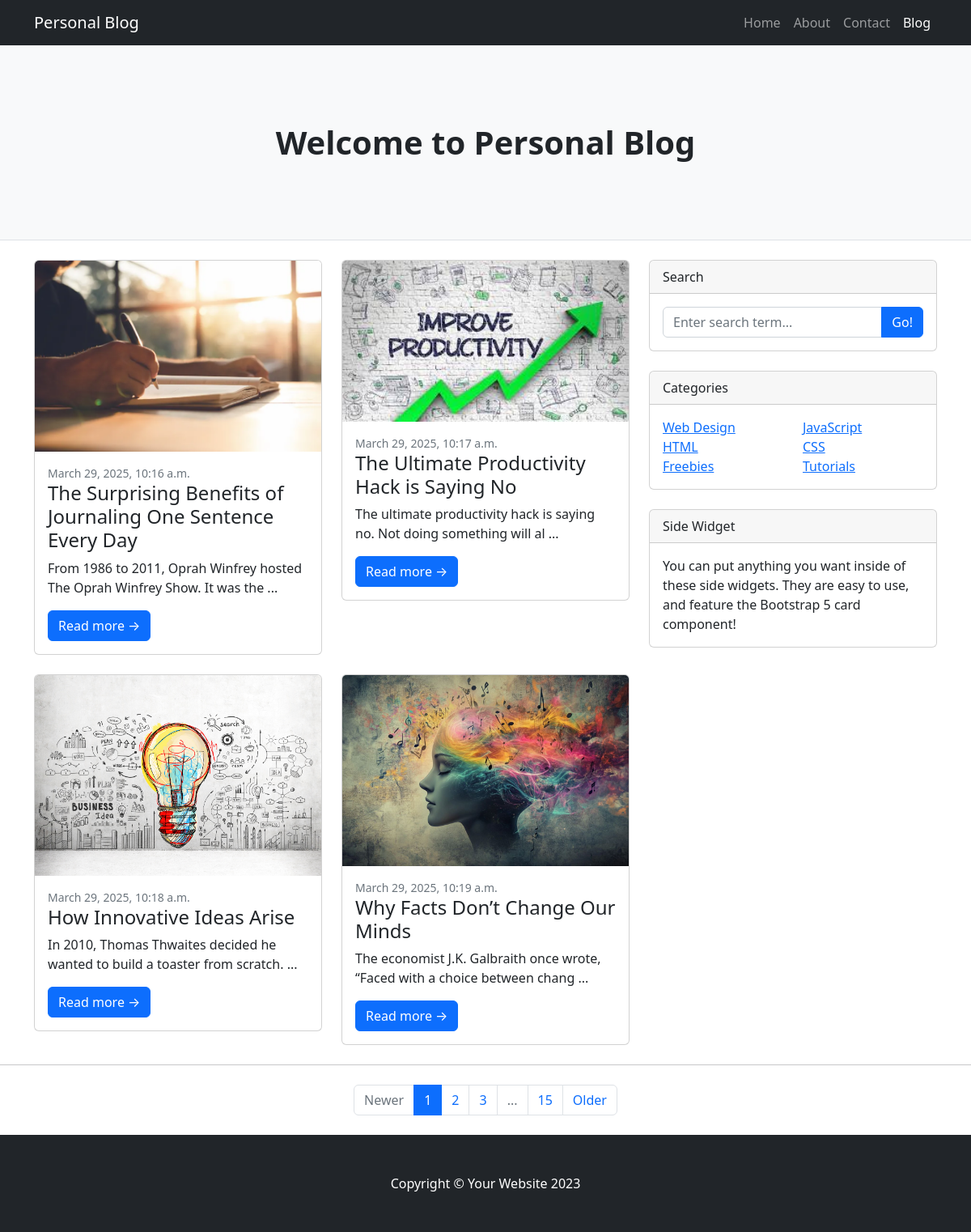
The page / on the database its author committed.
### home/models.py (models this page shows, shortened)
class Article(models.Model):
    title = models.CharField(max_length=100)
    author = models.ForeignKey(User, on_delete=models.CASCADE)
    content = models.TextField()
    created_at = models.DateTimeField(auto_now_add=True)
    updated_at = models.DateTimeField(auto_now=True)
    img = models.ImageField(upload_to="static/img", null=True, blank=True)

### home/views.py (the view)
# urls.py: path('', HomePageView.as_view(), name='home'),
class HomePageView(ListView):
    model = Article
    template_name = 'home/home.html'

### home/templates/home/home.html (shortened to what this page needs)
{% load static %}
<!DOCTYPE html>
<html lang="en">
<head>
    <link href="{% static 'css/styles.css' %}" rel="stylesheet"/>
</head>
<body>
<nav class="navbar navbar-expand-lg navbar-dark bg-dark">
    <div class="container">
        <a class="navbar-brand" href="#">Personal Blog</a>
        <div class="collapse navbar-collapse" id="navbarSupportedContent">
            <ul class="navbar-nav ms-auto mb-2 mb-lg-0">
                <li class="nav-item"><a class="nav-link" href="#">Home</a></li>
                <li class="nav-item"><a class="nav-link" href="#">About</a></li>
                <li class="nav-item"><a class="nav-link" href="#">Contact</a></li>
                <li class="nav-item"><a class="nav-link active" aria-current="page" href="#">Blog</a></li>
            </ul>
        </div>
    </div>
</nav>
<header class="py-5 bg-light border-bottom mb-4">
    <div class="container">
        <div class="text-center my-5">
            <h1 class="fw-bolder">Welcome to Personal Blog</h1>
        </div>
    </div>
</header>
<div class="container">
    <div class="row">
        <div class="col-lg-8">
            <div class="row">
                {% for article in object_list %}
                    <div class="col-lg-6">
                        <div class="card mb-4">
                            <a href="#"><img class="card-img-top" src="{{ article.img.url }}" alt="..."/></a>
                            <div class="card-body">
                                <div class="small text-muted">{{ article.created_at }}</div>
                                <h2 class="card-title h4">{{ article.title }}</h2>
                                <p class="card-text">{{ article.content | slice:75 }} ...</p>
                                <a class="btn btn-primary" href="#">Read more →</a>
                            </div>
                        </div>
                    </div>
                    {% if forloop.counter|divisibleby:2 %}
                        </div><div class="row">
                    {% endif %}
                {% endfor %}
            </div>
        </div>
        <div class="col-lg-4">
            <div class="card mb-4">
                <div class="card-header">Search</div>
                <div class="card-body">
                    <div class="input-group">
                        <input class="form-control" type="text" placeholder="Enter search term..."
                               aria-label="Enter search term..." aria-describedby="button-search"/>
                        <button class="btn btn-primary" id="button-search" type="button">Go!</button>
                    </div>
                </div>
            </div>
            <div class="card mb-4">
                <div class="card-header">Categories</div>
                <div class="card-body">
                    <div class="row">
                        <div class="col-sm-6">
                            <ul class="list-unstyled mb-0">
                                <li><a href="#">Web Design</a></li>
                                <li><a href="#">HTML</a></li>
                                <li><a href="#">Freebies</a></li>
                            </ul>
                        </div>
                        <div class="col-sm-6">
                            <ul class="list-unstyled mb-0">
                                <li><a href="#">JavaScript</a></li>
                                <li><a href="#">CSS</a></li>
                                <li><a href="#">Tutorials</a></li>
                            </ul>
                        </div>
                    </div>
                </div>
            </div>
            <div class="card mb-4">
                <div class="card-header">Side Widget</div>
                <div class="card-body">You can put anything you want inside of these side widgets. They are easy to use,
                    and feature the Bootstrap 5 card component!
                </div>
            </div>
        </div>
    </div>
</div>
                <div>
                    <nav aria-label="Pagination">
                        <hr class="my-0" />
                        <ul class="pagination justify-content-center my-4">
                            <li class="page-item disabled"><a class="page-link" href="#" tabindex="-1" aria-disabled="true">Newer</a></li>
                            <li class="page-item active" aria-current="page"><a class="page-link" href="#!">1</a></li>
                            <li class="page-item"><a class="page-link" href="#!">2</a></li>
                            <li class="page-item"><a class="page-link" href="#!">3</a></li>
                            <li class="page-item disabled"><a class="page-link" href="#!">...</a></li>
                            <li class="page-item"><a class="page-link" href="#!">15</a></li>
                            <li class="page-item"><a class="page-link" href="#!">Older</a></li>
                        </ul>
                    </nav>
                </div>
<footer class="py-5 bg-dark">
    <div class="container"><p class="m-0 text-center text-white">Copyright &copy; Your Website 2023</p></div>
</footer>
</body>
</html>

### rows shown on the page
Article: img (picture), created_at "March 29, 2025, 10:16 a.m.", title "The Surprising Benefits of Journaling One Sentence Every Day", content "From 1986 to 2011, Oprah Winfrey hosted The Oprah Winfrey Show. It was the"
Article: img (picture), created_at "March 29, 2025, 10:17 a.m.", title "The Ultimate Productivity Hack is Saying No", content "The ultimate productivity hack is saying no. Not doing something will al"
Article: img (picture), created_at "March 29, 2025, 10:18 a.m.", title "How Innovative Ideas Arise", content "In 2010, Thomas Thwaites decided he wanted to build a toaster from scratch."
Article: img (picture), created_at "March 29, 2025, 10:19 a.m.", title "Why Facts Don’t Change Our Minds", content "The economist J.K. Galbraith once wrote, “Faced with a choice between chang"
